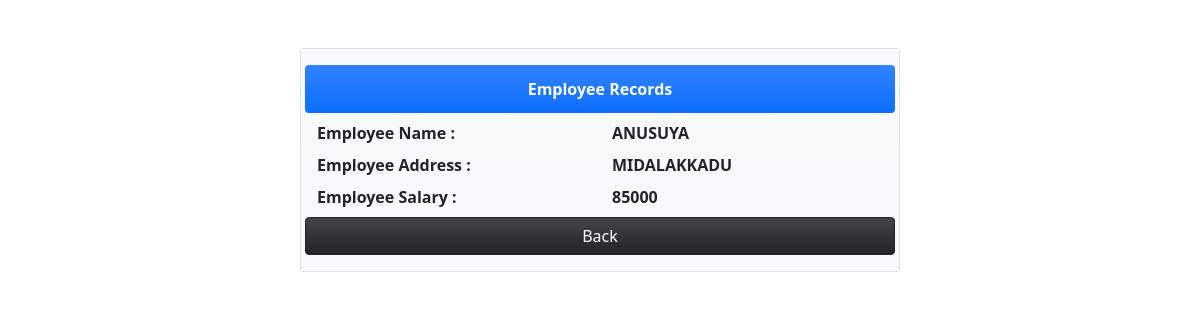
Page /view.php?id=4 on the committed database.
### tables this page shows
CREATE TABLE `employees` (
  `id` int(11) NOT NULL,
  `name` varchar(100) NOT NULL,
  `address` varchar(255) NOT NULL,
  `salary` int(10) NOT NULL
);

### view.php (the view, shortened to what this page needs)
<?php
if (isset($_GET["id"]) && !empty(trim($_GET["id"]))) {
    require_once "Config.php";
    $sql = "SELECT * FROM employees WHERE id = ? ";
    if ($stmt = mysqli_prepare($link, $sql)) {
        mysqli_stmt_bind_param($stmt, "i", $param_id);
        if (mysqli_stmt_execute($stmt)) {
            $result = mysqli_stmt_get_result($stmt);
            if (mysqli_num_rows($result) == 1) {
                $row = mysqli_fetch_array($result, MYSQLI_ASSOC);
            } else {
                header("location: error.php");
                exit();
            }
        } else {
            echo "Oops! Something went wrong. Please try again later";
        }
    }
} else {
    echo header("location: error.php");
    exit();
}
?>
<!DOCTYPE html>
<html lang="en">
<head>
    <link href="https://cdn.jsdelivr.net/npm/bootstrap@5.1.0/dist/css/bootstrap.min.css" rel="stylesheet">
</head>
<body>
    <div class="wrapper card mt-5 ">
        <div class="container card-body bg-light bg-gradient ">
            <div class=" row">
            <span class="text-center fs-6 h1 badge bg-primary bg-gradient p-3">Employee Records</span>
                <div class="container align-items-center">
                    <form>
                        <div class="row ">
                            <div class="col-6">
                                <label class="form-label"><b>Employee Name :</b></label>
                            </div>
                            <div class="col">
                                <b><p class="card-text"><?php echo $row["name"]; ?></p></b>
                            </div>
                        </div>
                        <div class="row">
                            <div class="col-6">
                                <label class="form-label"><b>Employee Address :</b></label>
                            </div>
                            <div class="col">
                            <b><p class="card-text"><?php echo $row["address"]; ?></p></b>
                            </div>
                        </div>
                        <div class="row">
                            <div class="col-6">
                                <label class="form-label"><b>Employee Salary :</b></label>
                            </div>
                            <div class="col">
                            <b><p class="card-text"><?php echo $row["salary"]; ?></p></b>
                            </div>
                        </div>
                    </form>
                </div>
                <a href="index.php" class="btn btn-dark bg-gradient">Back</a>
            </div>
        </div>
    </div>
</body>
</html>

### view.php (style rules this page uses)
.wrapper { width: 600px; margin: 0 auto; }

### rows in the picture
employees: name "ANUSUYA", address "MIDALAKKADU", salary "85000"
